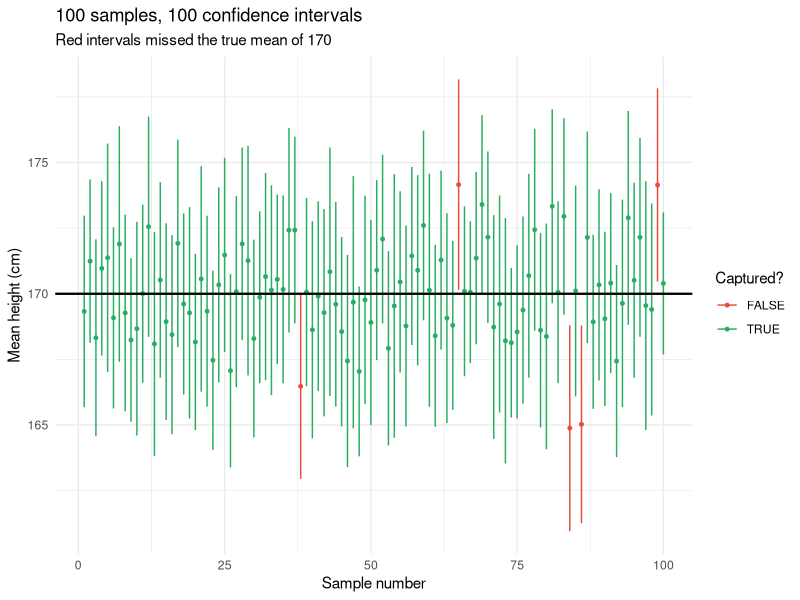

The R source for this figure:
## ---- chunk 1
#| echo: true
#| fig-width: 11
#| fig-height: 4
library(tidyverse)

set.seed(301)

# Build 100 confidence intervals from 100 different samples
cis <- map_dfr(1:100, function(i) {
  s  <- rnorm(30, mean = 170, sd = 10)
  tt <- t.test(s)
  tibble(trial = i, est = mean(s),
         lower = tt$conf.int[1], upper = tt$conf.int[2])
}) %>%
  mutate(captures = lower <= 170 & upper >= 170)

cat("Intervals containing the true mean:", sum(cis$captures), "out of 100\n")
## ---- chunk 2
#| echo: false
#| fig-width: 11
#| fig-height: 4

set.seed(301)

# Build 100 confidence intervals from 100 different samples
cis <- map_dfr(1:100, function(i) {
  s  <- rnorm(30, mean = 170, sd = 10)
  tt <- t.test(s)
  tibble(trial = i, est = mean(s),
         lower = tt$conf.int[1], upper = tt$conf.int[2])
}) %>%
  mutate(captures = lower <= 170 & upper >= 170)

#cat("Intervals containing the true mean:", sum(cis$captures), "out of 100\n")

ggplot(cis, aes(trial, est, color = captures)) +
  geom_errorbar(aes(ymin = lower, ymax = upper), width = 0) +
  geom_point(size = 1) +
  geom_hline(yintercept = 170, color = "black", linewidth = 0.8) +
  scale_color_manual(values = c("FALSE" = "#E74C3C", "TRUE" = "#27AE60")) +
  labs(title = "100 samples, 100 confidence intervals",
       subtitle = "Red intervals missed the true mean of 170",
       x = "Sample number", y = "Mean height (cm)", color = "Captured?") +
  theme_minimal(base_size = 11)
## ---- chunk 3
#| echo: true

set.seed(301)

# Generate a random sample of 30 heights (in cm) from a normal distribution
heights <- rnorm(30, mean = 170, sd = 10)   # one random normal sample

# Compute the sample mean and standard error
# heights refers to the 30 simulated observations
x_bar <- mean(heights) # avg of 30 sample means
s     <- sd(heights) # sample standard deviation
n     <- length(heights) # Find the sample size
se    <- s / sqrt(n) # Find the standard error of the mean

# Note: The standard error estimates how much the
# sample mean would vary across repeated random samples
# of the same size.

# Find the critical value from the t-distribution.
# The sigma value is unknown, so we use the 
# t-distribution with n-1 degrees of freedom
# How to find the critical value? For a 95%
# confidence level, we want the value that leaves 2.5% in each tail.

t_crit <- qt(0.975, df = n - 1)

# We calculate the lower and upper bounds of the 95%
# confidence interval
# The interval provides a range of plausible values for the
# population mean, based on the sample data and the assumptions 
# of the t-interval method.
ci <- c(x_bar - t_crit * se, x_bar + t_crit * se)
round(c(mean = x_bar, se = se, lower = ci[1], upper = ci[2]), 2)
## ---- chunk 4
#| echo: true

# t.test() computes the same interval at 95% confidence level by default
t.test(heights)$conf.int

# Change the confidence level to 99% using the conf.level argument
t.test(heights, conf.level = 0.99)$conf.int

# CI for a proportion: 42 successes out of 100 trials
prop.test(42, 100)$conf.int
